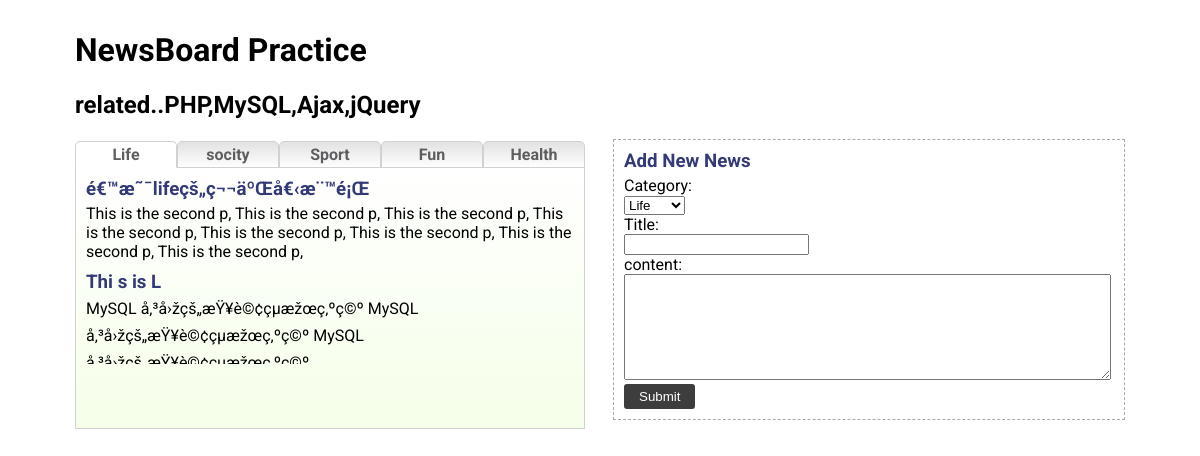
The page / on the database its author committed.
### tables this page shows
CREATE TABLE `news` (
  `id` int(11) NOT NULL auto_increment,
  `title` text NOT NULL,
  `content` text NOT NULL,
  `date` datetime NOT NULL,
  `category` varchar(10) NOT NULL,
  PRIMARY KEY  (`id`)
);

### index.php (the view, shortened to what this page needs)
<?php
$category = array('Life','socity','Sport','Fun','Health');
?>
<!DOCTYPE HTML>
<html>
<head>
  <link rel="stylesheet" href="style.css">
</head>
<body>
<h1>NewsBoard Practice</h1>
<h2>related..PHP,MySQL,Ajax,jQuery</h2>
   <form id="news_frm" action="?submited=1" method="POST">
    <h3>Add New News</h3>
        <label for="">Category:</label>
        <select name="category" id="frm_category">
        <?php
        foreach($category as $v){
          echo  '<option value="'.$v.'">'.$v.'</option>';
        }?>
        </select>
      <label for="">Title:</label><input type="text" name="title" id="frm_title"/>
      <label for="">content:</label><textarea name="content" id="frm_content"></textarea><br>
      <input type="submit" value="Submit" class="button">
   </form>
  <div id="news_interface">
    <ul class="hd">
    <?php
    foreach($category as $v){
      echo  '<li class="" value="'.$v.'">'.$v.'</li>';
    }?>
    </ul>
    <div class="bd">
    <?php
    $show_news_sql = "SELECT * FROM news WHERE category='Life' ORDER BY DATE desc LIMIT 2";
    $show_news_sql_result = mysql_query($show_news_sql) or die(mysql_error());
    while($r = mysql_fetch_array($show_news_sql_result)){
      echo '<h3>'.$r['title'].'</h3>
           <p>'.$r['content'].'</p>';
    }
    ?>
    </div>
  </div>
</body>
</html>

### style.css (style rules this page uses)
body { font-family: 'Roboto', sans-serif;width: 1050px;padding-top:10px;margin: 0 auto }
h3 { color:#343977;margin: 0px 0px 4px; }
#news_interface,ul.hd { width:600px; }
.hd { padding: 0px;margin: 0px; }
.bd { margin-top: 1px;float: left;border: 1px solid #D1D1D1; background: #ffffff; background: -moz-linear-gradient(top, #ffffff 0%, #f5ffe8 100%); background: -webkit-gradient(linear, left top, left bottom, color-stop(0%,#ffffff), color-stop(100%,#f5ffe8)); background: -webkit-linear-gradient(top, #ffffff 0%,#f5ffe8 100%); background: -o-linear-gradient(top, #ffffff 0%,#f5ffe8 100%); background: -ms-linear-gradient(top, #ffffff 0%,#f5ffe8 100%); background: linear-gradient(to bottom, #ffffff 0%,#f5ffe8 100%); filter: progid:DXImageTransform.Microsoft.gradient( startColorstr='#ffffff', endColorstr='#f5ffe8',GradientType=0 ); height: 240px;width: 488px; padding: 10px; }
ul li { font-weight: bold; color: #5E5E61; list-style: none; border: 1px solid #D1D1D1; width: 100px; float: left; z-index: 2; background: tan; position: relative; bottom: -2px; height: 25px; line-height:25px; -webkit-border-top-left-radius: 5px; -webkit-border-top-right-radius: 5px; -moz-border-radius-topleft: 5px; -moz-border-radius-topright: 5px; border-top-left-radius: 5px; border-top-right-radius: 5px; text-align: center; cursor:pointer; background: #e2e2e2; background: -moz-linear-gradient(top, #e2e2e2 0%, #fefefe 100%); background: -webkit-gradient(linear, left top, left bottom, color-stop(0%,#e2e2e2), color-stop(100%,#fefefe)); background: -webkit-linear-gradient(top, #e2e2e2 0%,#fefefe 100%); background: -o-linear-gradient(top, #e2e2e2 0%,#fefefe 100%); background: -ms-linear-gradient(top, #e2e2e2 0%,#fefefe 100%); background: linear-gradient(to bottom, #e2e2e2 0%,#fefefe 100%); filter: progid:DXImageTransform.Microsoft.gradient( startColorstr='#e2e2e2', endColorstr='#fefefe',GradientType=0 ); }
li:hover,li.active { background:#fff;border-bottom:1px solid #fff }
p { margin: 0px 0px 17px 0px;padding: 0px;margin: 0px;height: 67px;overflow: hidden; }
#news_frm { width: 490px;padding: 10px;float: right;border: 1px dashed #ACA8A8; }
label { display: block; }
.button { background: #3D3D3D;border: 0;padding: 5px 15px;color: white;border-radius: 3px; }
#frm_content { width: 481px;height: 100px; }

### rows shown on the page
news: title "é€™æ˜¯lifeçš„ç¬¬äºŒå€‹æ¨™é¡Œ", content "This is the second p, This is the second p, This is the second p, This is the second p, This is the second p, This is the second p, This is the second p, This is the second p,"
news: title "Thi s is L", content "MySQL å‚³å›žçš„æŸ¥è©¢çµæžœç‚ºç©º MySQL å‚³å›žçš„æŸ¥è©¢çµæžœç‚ºç©º MySQL…"

### other values the page prints
$v "Life"
$v "socity"
$v "Sport"
$v "Fun"
$v "Health"
form field category "Life"
